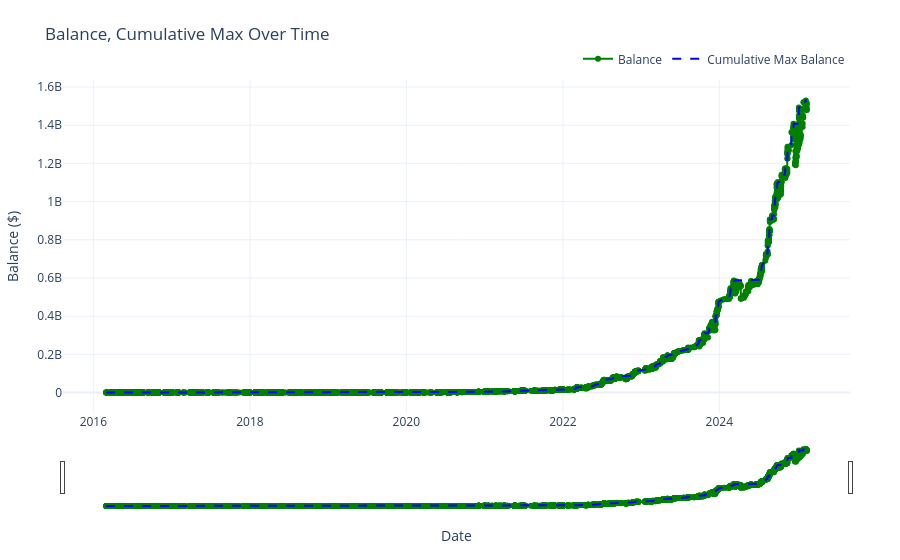

Write notebook code for a chart like this one.
### Code cell
import plotly.graph_objects as go
import plotly.express as px

# Create the figure
fig = go.Figure()

# Trace for Balance over time
fig.add_trace(go.Scatter(
    x=trades_df['date'],
    y=trades_df['balance'],
    mode='lines+markers',
    name='Balance',
    line=dict(color='green')
))

# Trace for Cumulative Maximum Balance
fig.add_trace(go.Scatter(
    x=trades_df['date'],
    y=trades_df['cum_max'],
    mode='lines',
    name='Cumulative Max Balance',
    line=dict(color='blue', dash='dash')
))

# Update layout to add a secondary y-axis and other styling
fig.update_layout(
    title='Balance, Cumulative Max Over Time',
    xaxis=dict(
        title='Date',
        rangeslider=dict(visible=True),
        type='date'
    ),
    yaxis=dict(
        title='Balance ($)',
        showgrid=True,
        zeroline=True
    ),
    legend=dict(
        orientation='h',
        yanchor='bottom',
        y=1.02,
        xanchor='right',
        x=1
    ),
    margin=dict(l=50, r=50, t=80, b=50),
    template='plotly_white'
)

# Show the interactive plot
fig.show()

### Figure 1 — Plotly figure (JSON) as saved in the notebook; plotly's stock layout.template omitted (floating-point values rounded to 4 significant figures; data arrays with more than 128 entries replaced by an {"elided": "..."} marker saying what was removed)
{"data": [{"line": {"color": "green"}, "mode": "lines+markers", "name": "Balance", "type": "scatter", "x": {"elided": "5061 str values"}, "y": {"elided": "5061 float values"}}, {"line": {"color": "blue", "dash": "dash"}, "mode": "lines", "name": "Cumulative Max Balance", "type": "scatter", "x": {"elided": "5061 str values"}, "y": {"elided": "5061 float values"}}], "layout": {"legend": {"orientation": "h", "x": 1, "xanchor": "right", "y": 1.02, "yanchor": "bottom"}, "margin": {"b": 50, "l": 50, "r": 50, "t": 80}, "title": {"text": "Balance, Cumulative Max Over Time"}, "xaxis": {"rangeslider": {"visible": true}, "title": {"text": "Date"}, "type": "date"}, "yaxis": {"showgrid": true, "title": {"text": "Balance ($)"}, "zeroline": true}}}
